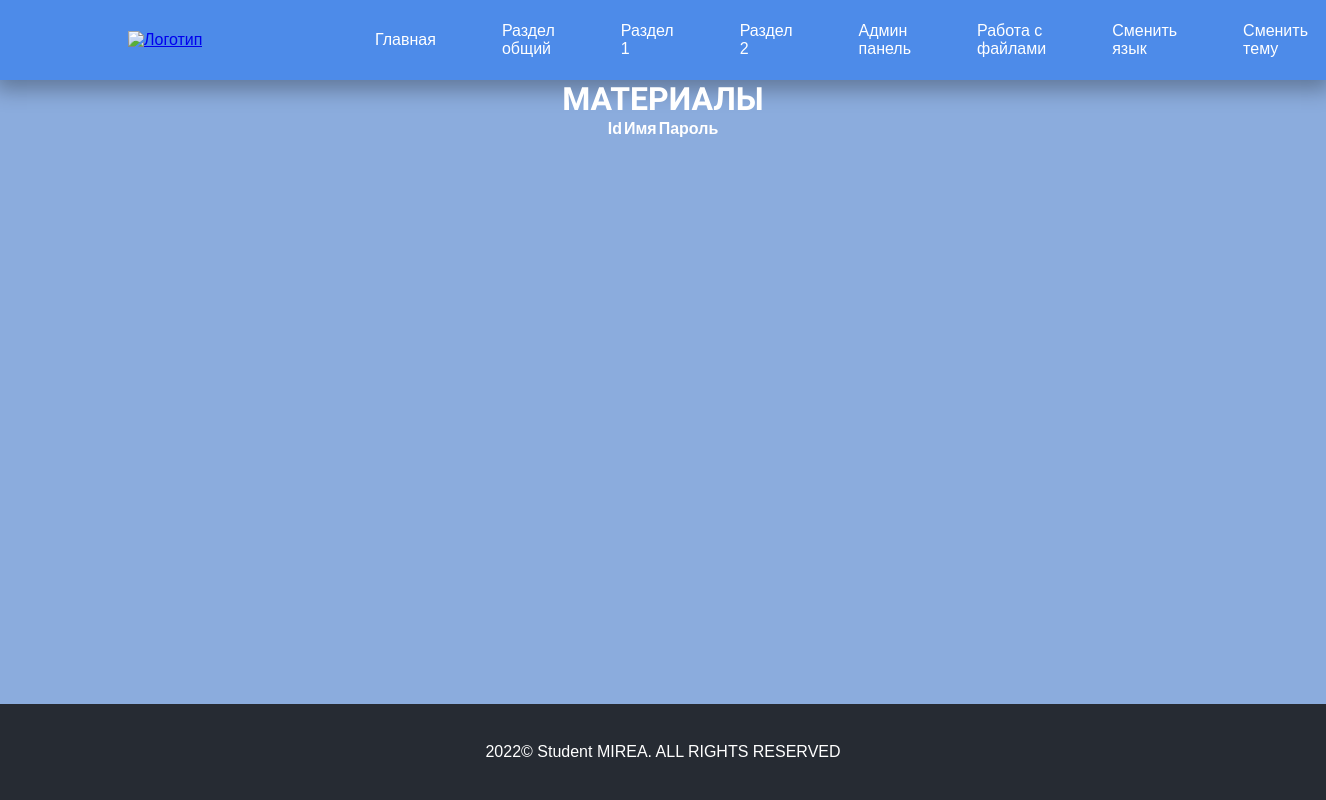
Before: /pr5/www/dinamic/dinamic_1.php with the older database file.
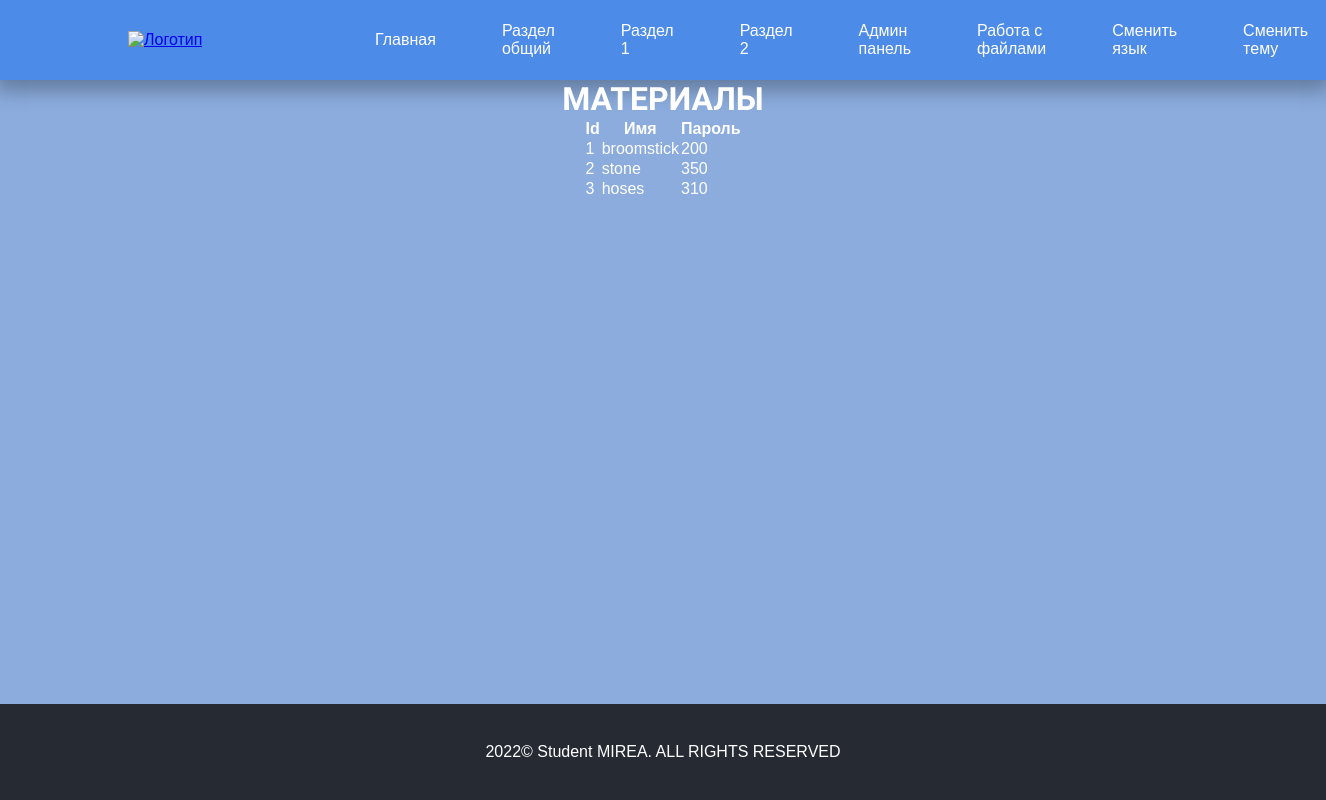
After: the same page with the newer database file.
### tables this page shows
CREATE TABLE IF NOT EXISTS material (
  ID INT(11) NOT NULL AUTO_INCREMENT,
  name VARCHAR(20) NOT NULL,
  price INT(40) NOT NULL,
  PRIMARY KEY (ID)
);

### pr5/www/dinamic/dinamic_1.php (the view, shortened to what this page needs)
<?php
if ($_COOKIE["lang"] == "en") {
    include ("en/dinamic_1.php");
}
else{
    include ("header.php");
    echo "<h3>Материалы</h3>
    <table>
        <tr><th>Id</th><th>Имя</th><th>Пароль</th></tr>";
        $mysqli = new mysqli("datab", "user", "password", "appDB");
        $result = $mysqli->query("SELECT * FROM material");
        foreach ($result as $row){
        echo "<tr><td>{$row['ID']}</td><td>{$row['name']}</td><td>{$row['price']}</td></tr>";
        }
    echo "</table>";
    include ("footer.php");
}
?>

### pr5/www/dinamic/header.php (shortened to what this page needs)
<?php
$themeStyleSheet = 'http://localhost:8080/style1.css';
if (!empty($_COOKIE['theme']) && $_COOKIE['theme'] == 'tem') {
    $themeStyleSheet = 'http://localhost:8080/style2.css';
}
?>
<!DOCTYPE html>
<html>
    <head>
        <link rel="stylesheet" href="<?echo $themeStyleSheet;?>"/>
    </head>
    <body>
        <header>
            <a id="logo-ref" href="#"><img id="logo" src="https://cdn-icons-png.flaticon.com/512/3698/3698156.png" alt="Логотип"></a>
            <nav>
                <a href="http://localhost:8080/index.html">Главная</a>
                <a href="http://localhost:8080/str2.html">Раздел общий</a>
                <a href="http://localhost:8080/dinamic_1.php">Раздел 1</a>
                <a href="http://localhost:8080/dinamic_2.php">Раздел 2</a>
                <a href="http://localhost:8080/admin/admin.php">Админ панель</a>
                <a href="http://localhost:8080/downloader/personal.php">Работа с файлами</a>
                <a id="lang-button">Сменить язык</a>
                <a id="thema-button">Сменить тему</a>
            </nav>
        </header>

### pr5/www/dinamic/footer.php (shortened to what this page needs)
    <footer>2022© Student MIREA. ALL RIGHTS RESERVED</footer>
</body>
</html>

### pr5/www/static/style2.css (style rules this page uses)
* { box-sizing: border-box; padding: 0; margin: 0; }
body { display: flex; height: 100vh; flex-direction: column; font-family: sans-serif; background: #8bacdd; color: white; }
header, nav, section, .content-container, footer { display: flex; align-items: center; justify-content: center; }
header { justify-content: space-between; display: flex; height: 10vh; width: 100%; padding: 1em 8em; background: #4d8be9; box-shadow: 0 5px 20px 5px rgba(0, 0, 0, .3); }
#logo { width: 50px; transition: .3s; }
nav { justify-content: space-between; width: 80%; }
nav a { text-decoration: none; color: #fff; padding: 1em 2em; border: 1px solid transparent; border-radius: .3em; transition: .3s; }
h1, h2, h3 { font-size: 3rem; font-family: 'Oswald', sans-serif; text-transform: uppercase; }
h3 { font-size: 2rem; text-align: center; }
table { display: flex; height: 80vh; justify-content: center; }
footer { display: flex; height: 10vh; background: #262b33; padding: 3em; }

Changed rows visible on the page:
added material: ID "1", name "broomstick", price "200"
added material: ID "2", name "stone", price "350"
added material: ID "3", name "hoses", price "310"
